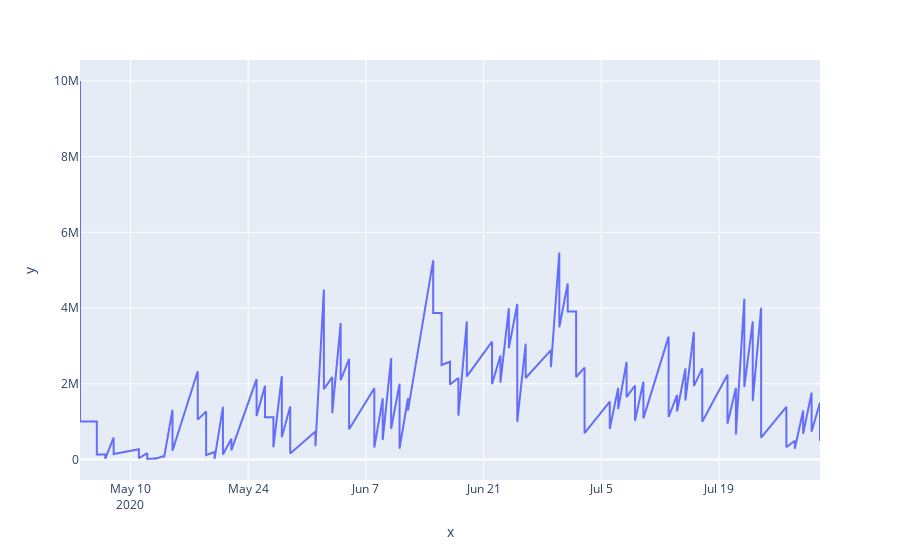

Notebook source saved alongside this figure:
### Code cell
px.line(x=test[0], y=test[2])
